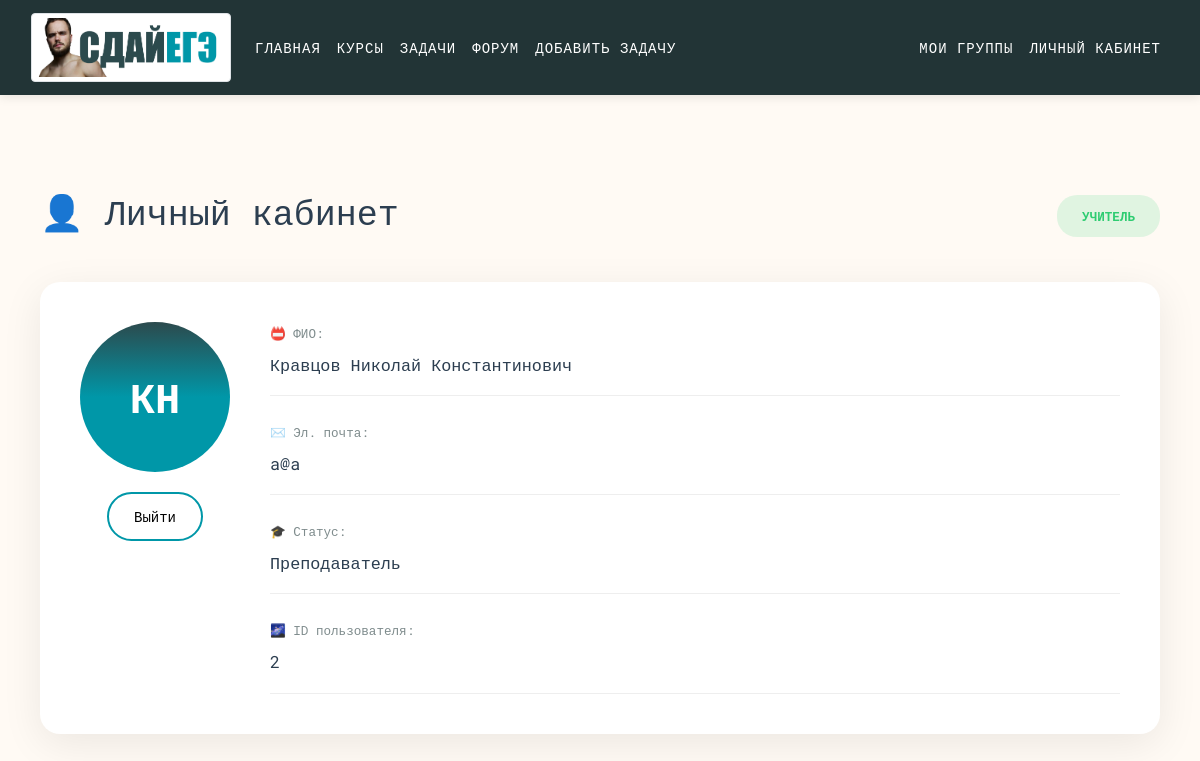
Page /dashboard/ (signed in) on the committed database.
### tables this page shows
CREATE TABLE Users (ID INTEGER PRIMARY KEY AUTOINCREMENT, name TEXT, surname TEXT, patronymic TEXT, email TEXT, age INTEGER, password TEXT, country TEXT, gender TEXT, about TEXT, telephone TEXT, role TEXT, path TEXT, date INTEGER, status NUMERIC);

### main.py (the view)
@app.route("/dashboard/")
def dashboard():
    if "email" not in session:
        return redirect("/sign-in/")
    uid = db.get_user_id(session["email"], 1)
    user = db.get_user(uid, 1)
    if not user:
        return redirect("/sign-in/")
    data = graph_functions.convert_attempts_by_type(uid)
    labels = data[0]
    correct = data[1]
    incorrect = data[2]
    [
        _,
        name,
        surname,
        patronymic,
        email,
        age,
        _,
        country,
        _,
        about,
        phone,
        role,
        path,
        *_,
    ] = user[0]
    is_teacher = 0
    if role == "teacher":
        is_teacher = 1
    user_data = {
        "last_name": surname,
        "first_name": name,
        "middle_name": patronymic,
        "email": email,
        "is_teacher": is_teacher,
        "created_at": 0,
        "avatar": path,
    }
    return render_template(
        "profile.html",
        user=user_data,
        labels=labels,
        correct=correct,
        incorrect=incorrect,
        user_id=uid,
    )

### db_functions.py (called while the page is built)
def make_request(request, params):
    connect = sqlite3.connect("MAIN_BD.db")
    cursor = connect.cursor()
    result = cursor.execute(request, params).fetchall()
    connect.close()
    return result

def get_user(user_id, status):
    result = make_request(
        "SELECT * FROM Users WHERE id = ? AND status = ?", [user_id, status]
    )
    return result  # [(name, surname, patronymic, email, password, age, country, role (user, user, admin), about, path (path to the photo)), date, status (1-active, 2-banned, 3-deleted)]

def get_user_id(email, status):
    result = make_request(
        "SELECT * FROM Users WHERE email = ? AND status = ?", [email, status]
    )
    if not result:
        return -1
    return result[0][0]  # id

def get_attempts_by_task_type(user_id):
    result = make_request(
        "SELECT Attempts.date, Attempts.is_correct, ID_type, Types.name FROM Attempts JOIN Tasks JOIN Types ON Attempts.ID_task = Tasks.ID AND Tasks.ID_type = Types.ID WHERE Attempts.ID_user = ? ORDER BY Types.name",
        [user_id],
    )
    return result  # [(date, is_correct, ID_type, Types.name)]

### graph_functions.py (called while the page is built)
def convert_attempts_by_type(user_id):
    all_attempts = get_attempts_by_task_type(user_id)
    cur_index = 0
    result1 = [i for i in range(1, 28)]
    result2 = [0] * 27
    result3 = [0] * 27
    while cur_index < len(all_attempts):
        if all_attempts[cur_index][1]:
            result2[all_attempts[cur_index][2]] += 1
        else:
            result3[all_attempts[cur_index][2]] += 1
        cur_index += 1
    return result1, result2, result3

### templates/profile.html (shortened to what this page needs)
{% extends "base-for-dashboard.html" %}
{% block content %}
<div class="profile-container">
    <div class="profile-header">
        <h1 class="profile-title">👤 Личный кабинет</h1>
        <div class="profile-status {% if user.is_teacher %}teacher{% else %}student{% endif %}">
            {{ 'Учитель' if user.is_teacher else 'Ученик' }}
        </div>
    </div>
    <div class="profile-card">
        <div class="avatar-section">
            <div class="avatar-circle">
                {% if user.avatar == None %}
                <span class="avatar-initials">{{ user.last_name[0] }}{{ user.first_name[0] }}</span>
                {% else %}
                <img src="{{ url_for('static', filename='avatars/' + user.avatar) }}" alt="Аватар пользователя" style="width: 100%; height: 100%; object-fit: cover; border-radius: 50%;">
                {% endif %}
            </div>
            <form action="/logout">
                <button class="edit-btn"> Выйти </button>
            </form>
        </div>
        <div class="profile-info">
            <div class="info-item">
                <span class="info-label">📛 ФИО:</span>
                <p class="info-value">{{ user.last_name }} {{ user.first_name }} {{ user.middle_name }}</p>
            </div>
            <div class="info-item">
                <span class="info-label">✉️ Эл. почта:</span>
                <p class="info-value">{{ user.email }}</p>
            </div>
            <div class="info-item">
                <span class="info-label">🎓 Статус:</span>
                <p class="info-value">{{ 'Преподаватель' if user.is_teacher == 1 else 'Обучающийся' }}</p>
            </div>
            <div class="info-item">
                <span class="info-label">🌌 ID пользователя:</span>
                <p class="info-value">{{user_id}}</p>
            </div>
        </div>
    </div>
</div>
{% endblock %}

### static/css/styles.css (style rules this page uses)
body { background-color: #fffaf4; font-family: 'Arial', sans-serif; margin: 0; padding: 0; color: #333; }
.profile-container { max-width: 1200px; margin: 0 auto; padding: 40px 20px; }
.profile-header { display: flex; justify-content: space-between; align-items: center; margin-bottom: 40px; }
.profile-title { font-size: 2.5em; color: #2c3e50; margin: 0; }
.profile-status { padding: 10px 25px; border-radius: 20px; font-weight: bold; text-transform: uppercase; font-size: 0.9em; }
.profile-status.teacher { background: rgba(46, 204, 113, 0.15); color: #2ecc71; }
.profile-card { background: white; border-radius: 20px; padding: 40px; box-shadow: 0 10px 40px rgba(0,0,0,0.08); display: flex; gap: 40px; margin-bottom: 30px; }
.avatar-section { display: flex; flex-direction: column; align-items: center; gap: 20px; }
.avatar-circle { width: 150px; height: 150px; border-radius: 50%; background: linear-gradient(#2c4a4d, #0097a8, #0097a8); display: flex; align-items: center; justify-content: center; }
.avatar-initials { color: white; font-size: 3em; font-weight: bold; text-transform: uppercase; }
.edit-btn { background: none; border: 2px solid #0097a8; color: black; padding: 10px 25px; border-radius: 30px; cursor: pointer; transition: all 0.3s ease; }
.profile-info { flex: 1; display: flex; flex-direction: column; gap: 25px; }
.info-item { border-bottom: 1px solid #eee; padding-bottom: 15px; }
.info-label { display: block; color: #7f8c8d; font-size: 0.9em; margin-bottom: 5px; }
.info-value { font-size: 1.2em; color: #2c3e50; margin: 0; }

### static/css/style.css (style rules this page uses)
body { color: #999999; font-size: 14px; font-family: 'Roboto Mono', monospace; line-height: 1.80857; background: #fffaf4; max-height: 10000px; }
html, body { height: 100%; }
h1, h2, h3, h4, h5, h6 { letter-spacing: 0; font-weight: normal; position: relative; padding: 0 0 10px 0; font-weight: normal; line-height: 120% !important; color: #333333; margin: 0 }
h1 { font-size: 24px }

### static/css/group.css (style rules this page uses)
body { display: flex; flex-direction: column; min-height: 100vh; }

### rows in the picture
Users: surname "К", name "Н", last_name "Кравцов", first_name "Николай", middle_name "Константинович", email "a@a"

### other values in the picture
{{ 'Учитель' if user.is_teacher else 'Ученик' }} "УЧИТЕЛЬ"
{{ 'Преподаватель' if user.is_teacher == 1 else 'Обучающийся' }} "Преподаватель"
{{ user_id }} "2"
